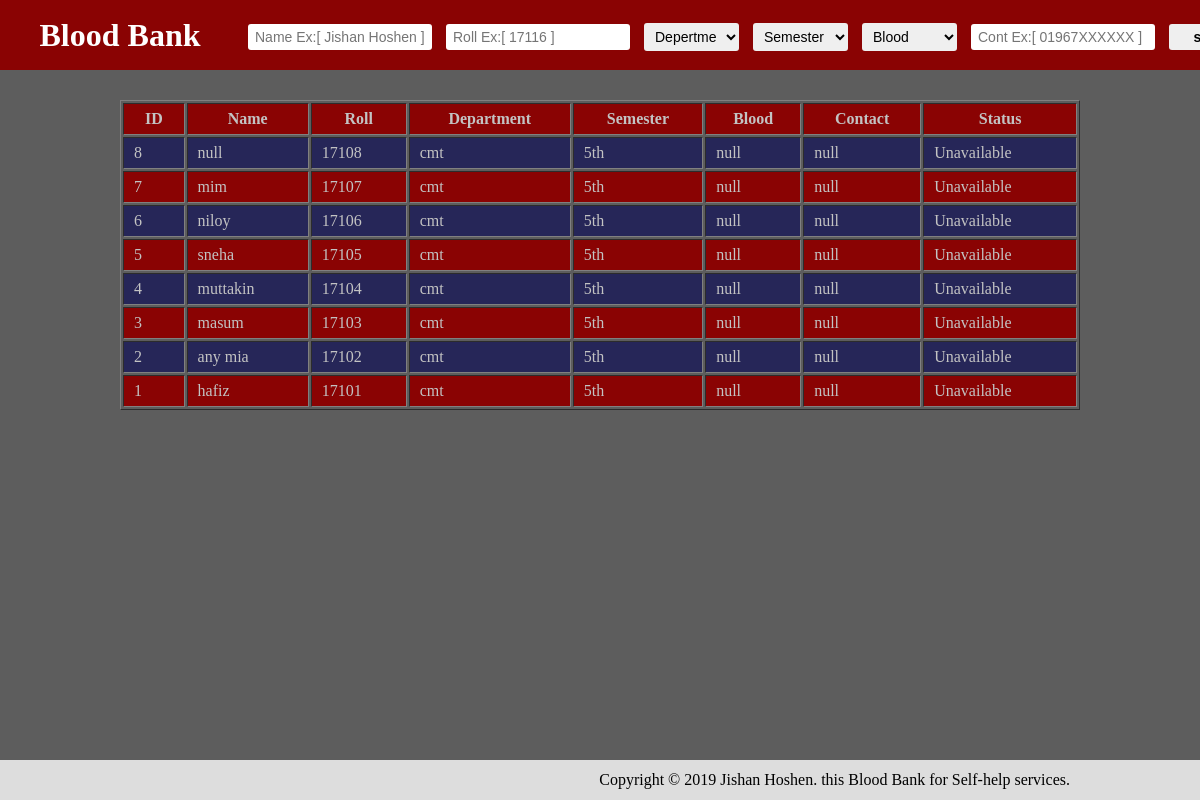
The page / on the database its author committed.
### tables this page shows
CREATE TABLE `students` (
  `id` int(11) NOT NULL,
  `std_name` varchar(50) NOT NULL,
  `std_roll` int(5) NOT NULL,
  `department` varchar(5) NOT NULL,
  `semester` varchar(5) NOT NULL,
  `blood` varchar(5) NOT NULL,
  `contact` varchar(15) NOT NULL,
  `status` varchar(10) NOT NULL
);

### blood.php (the view)
<?php include("config.php");?>
<div class="result">
	<table border="1">
		<tr>
			<th>ID</th>
			<th>Name</th>
			<th>Roll</th>
			<th>Department</th>
			<th>Semester</th>
			<th>Blood</th>
			<th>Contact</th>
			<th>Status</th>
		</tr>
		<?php
		if($result = $conn->query("select * from students order by id DESC",MYSQLI_USE_RESULT)){
			while($rows = $result->fetch_assoc()){
			?>
			<tr>
				<td><?php echo $rows['id']?></td>
				<td><?php echo $rows['std_name']?></td>
				<td><?php echo $rows['std_roll']?></td>
				<td><?php echo $rows['department']?></td>
				<td><?php echo $rows['semester']?></td>
				<td><?php echo $rows['blood']?></td>
				<td><?php echo $rows['contact']?></td>
				<td><?php if($rows['status'] == 1){echo "Available";}else{ echo "Unavailable"; } ?></td>
			</tr>
			<?php
			}
		}else{
			echo "wrong";
		}
		?>
	</table>
</div>

### header.php (shortened to what this page needs)
<!doctype html>
<html lang="en">
<head>
	<link rel="stylesheet" href="style.css">
</head>
<body>

### index.php (shortened to what this page needs)
<?php
include("header.php");
?>
<div class="header">
	<div class="logo">
		<h1>Blood Bank</h1>
	</div>
	<div class="input">
		<form action="form.php" method="post">
			<table>
			<tr>
				<td><input type="text" name="std_name" placeholder="Name Ex:[ Jishan Hoshen ]" required></td>
				<td><input type="text" name="std_roll" placeholder="Roll Ex:[ 17116 ]" required></td>
				<td>
					<select name="department" required>
						<option value="">Depertment</option>
					</select>
				</td>
				<td>
					<select name="semester" required>
						<option value="">Semester</option>
					</select>
				</td>
				<td>
					<select name="blood" required>
						<option value="">Blood</option>
					</select>
				</td>
				<td><input type="text" name="contact" placeholder="Cont Ex:[ 01967XXXXXX ]" required></td>
				<td><input type="submit" name="submit" value="save"></td>
			</tr>
			</table>
		</form>
	</div>
</div>
<?php include("blood.php");?>
<?php include("footer.php");?>

### footer.php
<div class="footer">
	<p>Copyright &copy; 2019 Jishan Hoshen. this Blood Bank for Self-help services.</p>
</div>
</body>
</html>

### style.css (style rules this page uses)
* { margin:0;padding:0; }
body { background-color: #5d5d5d; }
.header { background-color: #8a0303; height: 70px; line-height: 70px; position: fixed; left: 0; right: 0; }
.header .logo { width: 20%; text-align: center; float: left; color: #fff; font-family: cursive; }
.header .input { width:80%; float:left; }
.header .input table tr td { padding: 0px 6px; }
.header .input table tr td input,select { margin: 0; padding: 5px 7px; border: 0; font-size: 14px; border-radius: 3px; }
.header .input table tr td input { width:170px; }
.header .input table tr td input[type=submit] { width:80px; font-weight: 600; }
.header .input table tr td select { width:95px; }
.result { padding: 100px 0px; }
.result table { width: 80%; margin: auto; color:#c3c3c3; }
.result table tr th, td { padding: 6px 10px; }
.result table tr:nth-child(odd) { background: #8a0303; }
.result table tr:nth-child(even) { background: #262658; }
.footer { background-color: #ddd; height: 40px; line-height: 40px; position: fixed; left: 0; right: 0; bottom: 0; text-align: right; padding-right: 130px; }

### rows shown on the page
students: id "8", std_name "null", std_roll "17108", department "cmt", semester "5th", blood "null", contact "null", status "Unavailable"
students: id "7", std_name "mim", std_roll "17107", department "cmt", semester "5th", blood "null", contact "null", status "Unavailable"
students: id "6", std_name "niloy", std_roll "17106", department "cmt", semester "5th", blood "null", contact "null", status "Unavailable"
students: id "5", std_name "sneha", std_roll "17105", department "cmt", semester "5th", blood "null", contact "null", status "Unavailable"
students: id "4", std_name "muttakin", std_roll "17104", department "cmt", semester "5th", blood "null", contact "null", status "Unavailable"
students: id "3", std_name "masum", std_roll "17103", department "cmt", semester "5th", blood "null", contact "null", status "Unavailable"
students: id "2", std_name "any mia", std_roll "17102", department "cmt", semester "5th", blood "null", contact "null", status "Unavailable"
students: id "1", std_name "hafiz", std_roll "17101", department "cmt", semester "5th", blood "null", contact "null", status "Unavailable"
